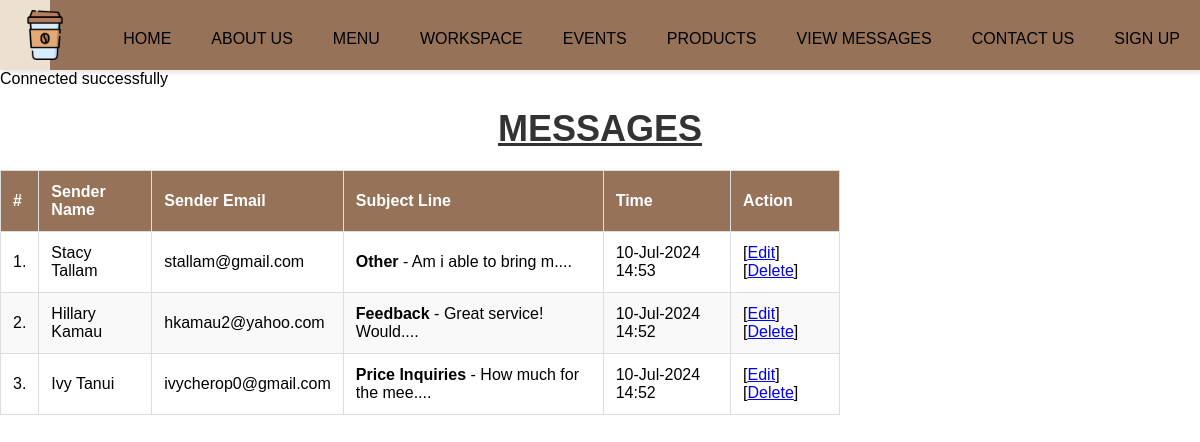
Page /view_messages.php on the committed database.
### tables this page shows
CREATE TABLE `messages` (
  `messageID` bigint(10) NOT NULL,
  `sender_name` varchar(50) NOT NULL DEFAULT '',
  `sender_email` varchar(50) NOT NULL DEFAULT '',
  `subject_line` text DEFAULT NULL,
  `text_message` text DEFAULT NULL,
  `datecreated` datetime DEFAULT current_timestamp(),
  `dateupdated` datetime DEFAULT current_timestamp() ON UPDATE current_timestamp()
);

### view_messages.php (the view, shortened to what this page needs)
<!DOCTYPE html>
<html lang="en">
<head>
    <link rel="stylesheet" href="css/main.css">
    <link rel="stylesheet" href="css/products.css">
</head>
<body>
<?php
include_once("template/nav.php");
require_once("includes/db_connect.php");
$select_msg = "SELECT * FROM messages ORDER BY datecreated DESC";
$sel_msg_res = $conn->query($select_msg);
$en = 0;
?>
<h1>MESSAGES</h1>
<div>
    <table class="product-table">
        <thead>
            <tr>
                <th>#</th>
                <th>Sender Name</th>
                <th>Sender Email</th>
                <th>Subject Line</th>
                <th>Time</th>
                <th>Action</th>
            </tr>
        </thead>
        <tbody>
<?php
if ($sel_msg_res->num_rows > 0) {
    while ($sel_msg_row = $sel_msg_res->fetch_assoc()) {
        $en++;
?>
            <tr>
                <td><?php echo $en; ?>.</td>
                <td><?php echo $sel_msg_row["sender_name"]; ?></td>
                <td><?php echo $sel_msg_row["sender_email"]; ?></td>
                <td><?php echo "<strong>" . $sel_msg_row["subject_line"] . '</strong> - ' . substr($sel_msg_row["text_message"], 0, 20) . '....'; ?></td>
                <td><?php echo date("d-M-Y H:i", strtotime($sel_msg_row["datecreated"])); ?></td>
                <td>[<a href="edit_msg.php?messageID=<?php echo $sel_msg_row["messageID"]; ?>">Edit</a>]
                    [<a href="view_messages.php?DelID=<?php echo $sel_msg_row["messageID"]; ?>"<a href=" "onclick="return confirm('This message will be deleted permanetly.Are you sure?')" >Delete</a>]</td>
            </tr>
<?php
    }
} else {
    echo "<tr><td colspan='6'>0 results</td></tr>";
}
?>
        </tbody>
    </table>
</div>
</body>
</html>

### css/main.css (style rules this page uses)
* { padding: 0; margin: 0; box-sizing: border-box; font-family: Verdana, Geneva, Tahoma, sans-serif; }

### css/products.css (style rules this page uses)
h1 { text-align: center; margin: 20px 0; text-decoration: underline; font-size: 36px; color: #333; }
.product-table { width: 70%; border-collapse: collapse; margin: 20px 0; }
.product-table thead { background-color: #967259; color: white; }
.product-table th, .product-table td { padding: 12px; text-align: left; border: 1px solid #ddd; }
.product-table tbody tr:nth-child(even) { background-color: #f9f9f9; }
.product-table th { border: 1px solid #ddd; }

### rows in the picture
messages: sender_name "Stacy Tallam", sender_email "stallam@gmail.com", subject_line "Other", text_message "Am i able to bring m", datecreated "10-Jul-2024 14:53"
messages: sender_name "Hillary Kamau", sender_email "hkamau2@yahoo.com", subject_line "Feedback", text_message "Great service! Would", datecreated "10-Jul-2024 14:52"
messages: sender_name "Ivy Tanui", sender_email "ivycherop0@gmail.com", subject_line "Price Inquiries", text_message "How much for the mee", datecreated "10-Jul-2024 14:52"
